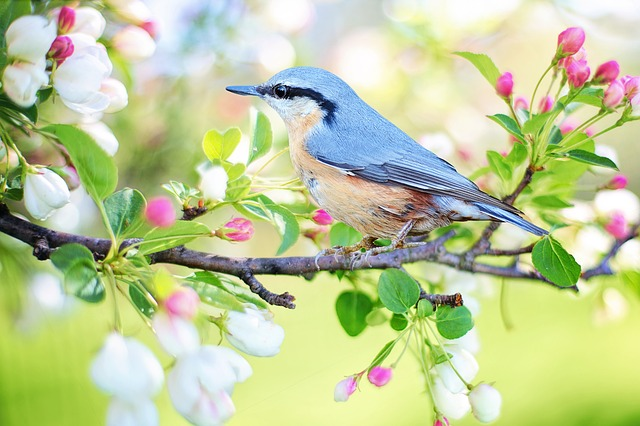
#> input picture Task0/Task0.2/Image Processing/Images/bird.jpg, 640 x 426 px, given in place of the camera
$ python test_task3.py
#> lines starting #> are read from the running program, lines starting #| are printed output that depends on the picture; after the words box and inside, x2 and y2 are one past the last pixel; in counts of white or black regions, pixels touching at a corner belong together
#> in main, frame is the input picture: shape (426, 640, 3); mean B, G, R 154.3, 203, 191.5
#| (426, 640, 3)
###############################################################################
## Author: Team Supply Bot
## Edition: eYRC 2019-20
## Instructions: Do Not modify the basic skeletal structure of given APIs!!!
###############################################################################


######################
## Essential libraries
######################
import cv2
import numpy as np
import os
import math
import csv
import copy


############################################
## Build your algorithm in this function
## ip_image: is the array of the input image
## imshow helps you view that you have loaded
## the corresponding image
############################################
def process(ip_image):
    ###########################
    ## Your Code goes here
    ###########################
    img = ip_image
    img_o = img.copy()

    # applying bilateral filter to remove noise with edge preservation.
    b_filter = cv2.bilateralFilter(img,9,75,75)

    # defining the hsv ranges for green, red and white colour.
    low_green = np.array([25, 52, 72])
    high_green = np.array([55, 255, 255])

    low_red = np.array([170,150,100])
    high_red = np.array([180, 255, 255])

    white_lower = np.array([0,0,168])
    white_upper = np.array([179,100,255])

    # changing the colour space of filtered image.
    hsv = cv2.cvtColor(b_filter, cv2.COLOR_BGR2HSV)
#> hsv: shape (426, 640, 3); mean H, S, V 53.1, 81.7, 211

    # gray scale of filtered image.
    gray = cv2.cvtColor(b_filter, cv2.COLOR_BGR2GRAY)
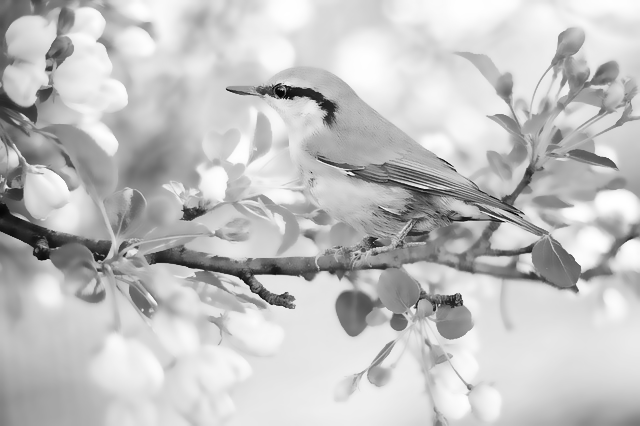
#> gray: shape (426, 640); min 7, max 255, mean 194.1

    # applying adaptive gaussian threshold to adapt different light illuminations.
    th = cv2.adaptiveThreshold(gray,255,cv2.ADAPTIVE_THRESH_GAUSSIAN_C,cv2.THRESH_BINARY_INV,17,8)
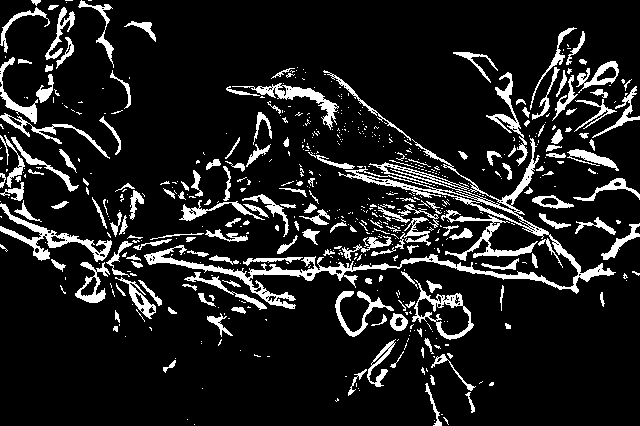
#> th: shape (426, 640); 12.1% white; 610 white regions (429 under 20 px), largest, box (x1, y1, x2, y2) and area: (144, 138, 616, 309) 6187, (0, 203, 112, 262) 1300, (441, 210, 538, 261) 942

    # defining kernel for morphological modification of image.
    kernel = np.ones((3,3),np.uint8)

    # function for morphologicalmodification(opening, closing and dilation).
    def morphological(image, flag):
#> called with flag = 1
        opening = cv2.morphologyEx(image, cv2.MORPH_OPEN, kernel)
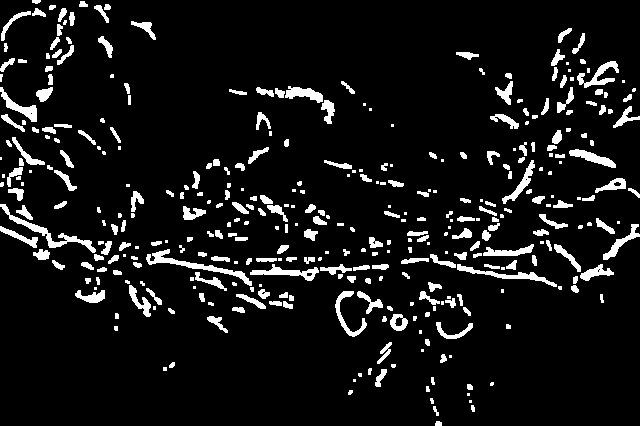
#> opening: shape (426, 640); 8.3% white; 369 white regions (117 under 20 px), largest, box (x1, y1, x2, y2) and area: (146, 249, 252, 286) 664, (0, 204, 96, 253) 638, (457, 264, 557, 287) 477
        closing = cv2.morphologyEx(opening, cv2.MORPH_CLOSE, kernel)
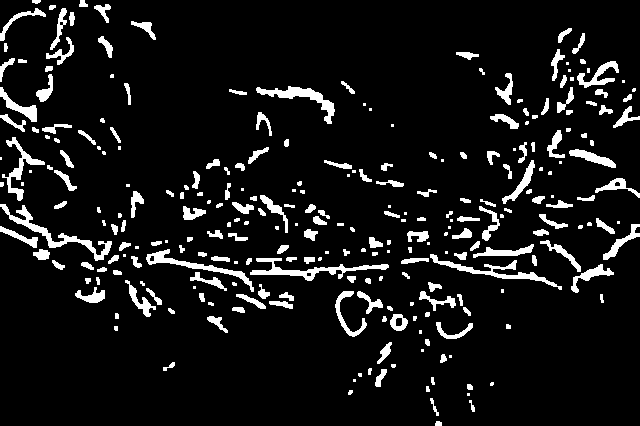
#> closing: shape (426, 640); 8.5% white; 275 white regions (78 under 20 px), largest, box (x1, y1, x2, y2) and area: (0, 204, 112, 261) 939, (250, 258, 389, 281) 871, (430, 254, 562, 290) 767
        # if second argument is 1 then dilation will be done.
        if flag == 1:
            dilation = cv2.dilate(closing,kernel,iterations = 1)
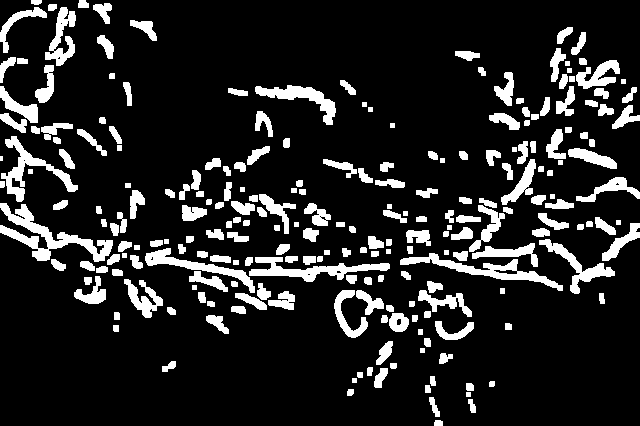
#> dilation: shape (426, 640); 14.2% white; 236 white regions (1 under 20 px)
            return dilation
        return closing

    # function for computing center of a contour.
    def center(contour):
        M = cv2.moments(contour)
        c1 = int(M["m10"] / M["m00"])
        c2 = int(M["m01"] / M["m00"])
        return c1,c2

    # function for detecting red and green coins.
    # detects multiple coins in the inner black ring.
    def coin_det(cnts):
        new = []
        distance = []
        for i in range(len(cnts)):
            m = cv2.moments(cnts[i])
            x = int(m["m10"] / m["m00"])
            y = int(m["m01"] / m["m00"])
            # finding distance between center of white circle and the center of coloured contour
            dist = math.sqrt(((x2-x)**2)+((y2-y)**2))
            # since, inside state all red and green unwanted noise are inside inner black ring
            #(contd..) the red and green contour which is far away from center is definitely a coin.
            distance.append(dist)
        maximum = max(distance)
        for i in range(len(cnts)):
            # checking for other coins with same distance as first detected coin with
            # (contd..) error(distance) range of is 10 pixels
            if abs(distance[i] - maximum) <= 10:
                new.append(cnts[i])
        return new

    # function for drawing contours.
    def draw_coins(contours):
        coordinates = []
        for i in contours:
            (x,y),radius = cv2.minEnclosingCircle(i)
            center = (int(x),int(y))
            radius = int(radius)
            coordinates.append((x,y))
            cv2.circle(img_o, center, radius,(255,0,0), 2)
        return coordinates

    # applying morphological threshold to gaussian threshold to remove noise.
    morph = morphological(th, 1)

    # finding contours and sorting them according to area(descending order).
    contours, hierarchy = cv2.findContours(morph, cv2.RETR_TREE, cv2.CHAIN_APPROX_SIMPLE)
#> contours = 249 contours, 37 with area under 20; largest, box (x1, y1, x2, y2) and area: (0, 203, 113, 262) 1714, (400, 253, 563, 291) 1265, (249, 257, 390, 282) 1148, (1, 136, 78, 202) 1036, (255, 85, 336, 125) 906
    cnts = sorted(contours, key=cv2.contourArea, reverse=True)
#> cnts has the same summary as contours

    # isolating only the state ie) the outer black circle.
    # this done by picking the contour with largest area which is a circle.
    # for checking shape contour approximation is used.
    for i in range(len(cnts)) :
        epsilon = 0.01*cv2.arcLength(cnts[i], True)
        approx = cv2.approxPolyDP(cnts[i], epsilon, True)
        # if len(approx) >= 12 then it will be a circle mostly.
        if len(approx) >= 12:
            j = i
            break
#> this loop made 1 pass
#> (epsilon, j) on pass 1: (5.9, 0)

    # creating dummy image
    dummy = np.zeros(img.shape[0:2], np.uint8)
    # creating a mask for state and its done by filling the biggest circular contour with white pixels in dummy image.
    state = cv2.drawContours(dummy, cnts, j, (255,255,255), -1)
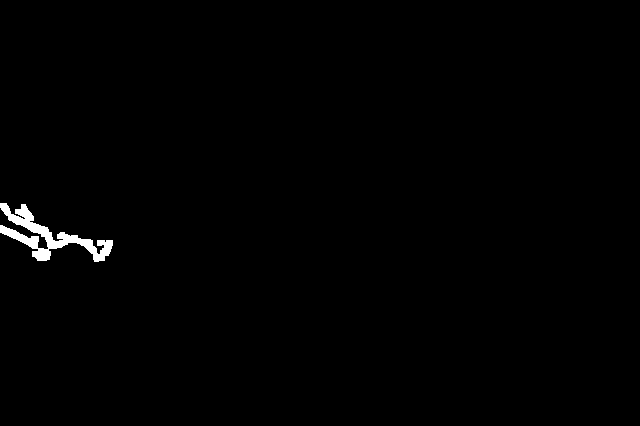
#> state: shape (426, 640); 0.73% white; 1 white region, box (x1, y1, x2, y2) and area: (0, 203, 113, 262) 1978

    # bitwise_and to get only the state.
    res = cv2.bitwise_and(b_filter ,b_filter, mask = state)

    hsv = cv2.cvtColor(res, cv2.COLOR_BGR2HSV)
#> hsv: shape (426, 640, 3); mean H, S, V 0.6, 0.5, 0.5

    # masking for white, green and red colours in the state.
    mask = cv2.inRange(hsv, white_lower, white_upper)
#> mask: shape (426, 640); 0.04% white in thin lines or dots, all inside (x1, y1, x2, y2) = (3, 204, 113, 261)
    mask1 = cv2.inRange(hsv, low_green, high_green)
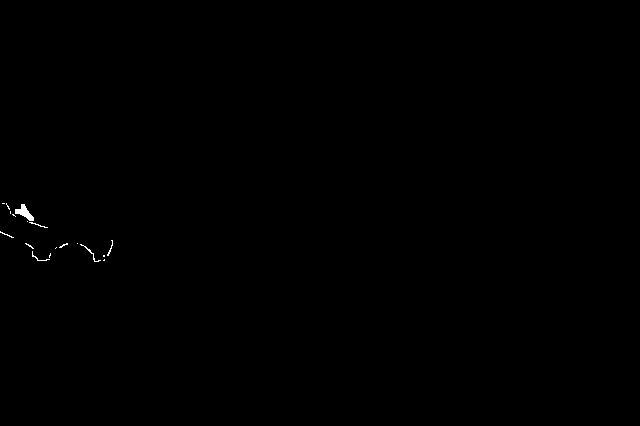
#> mask1: shape (426, 640); 0.13% white; 18 white regions (12 under 20 px), largest, box (x1, y1, x2, y2) and area: (15, 204, 34, 221) 148, (80, 244, 101, 262) 41, (32, 251, 50, 261) 29, (29, 222, 48, 228) 25, (107, 240, 113, 256) 25, (0, 231, 14, 238) 20
    mask2 = cv2.inRange(hsv, low_red, high_red)
#> mask2: shape (426, 640); every value is 0

    # denoising of masks
    mask3 = morphological(mask, 0)
    mask4 = morphological(mask1, 0)
#> in morphological (call 3), `opening = cv2.morphologyEx(image, cv2.MORPH_OPEN, kernel)`: opening: shape (426, 640); 0.05% white; 1 white region, box (x1, y1, x2, y2) and area: (15, 204, 34, 221) 148
    mask5 = morphological(mask2, 0)

    # finding center of the state.
    c1, c2 = center(cnts[0])
#> in center, `M = cv2.moments(contour)`: M = moments, m00 1714, centre m10/m00, m01/m00 = (47.63, 235.9)
#> in center, `c1 = int(M["m10"] / M["m00"])`: c1 = 47
#> in center, `c2 = int(M["m01"] / M["m00"])`: c2 = 235
#> c1 = 47; c2 = 235

    # finding contours in denoised white mask.
    contours2, hierarchy2 = cv2.findContours(mask3, cv2.RETR_TREE, cv2.CHAIN_APPROX_SIMPLE)
#> contours2 = []

    distance = []
    new = []
    # finding distance between center of the state and all the contours in mask3.
    for i in range(len(contours2)):
        area = cv2.contourArea(contours2[i])
        hull = cv2.convexHull(contours2[i])
        hullarea = cv2.contourArea(hull)
        solidity = area/float(hullarea)
        if solidity >= 0.9 :
            new.append(contours2[i])
            point = contours2[i][0]
            dist = math.sqrt(((c1-point[0][0])**2)+((c2-point[0][1])**2))
            distance.append(dist)
#> this loop made 0 passes
#> after the loop, distance = []; new = []

    # the contour which is near to the center of the state is the center white circle.
    a = distance.copy()
#> a = []
    a.sort()
#> (the run stopped early here; a loop or call above may not have finished)

$ run again, on Task0/Task0.2/Image Processing/Images/flowers.jpg
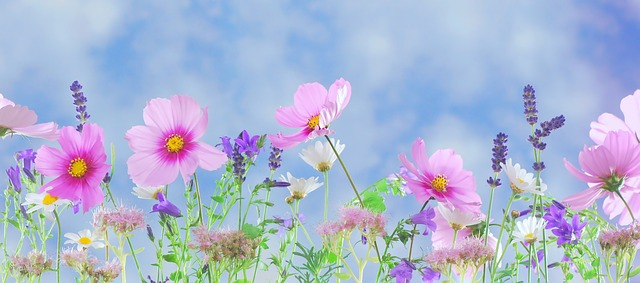
#> input picture Task0/Task0.2/Image Processing/Images/flowers.jpg, 640 x 283 px, given in place of the camera
#> in main, frame is the input picture: shape (283, 640, 3); mean B, G, R 209, 182.4, 172.4
#| (283, 640, 3)
#> in process, `th = cv2.adaptiveThreshold(gray,255,cv2.ADAPTIVE_THRESH_GAUSSIAN_C,cv2..`:
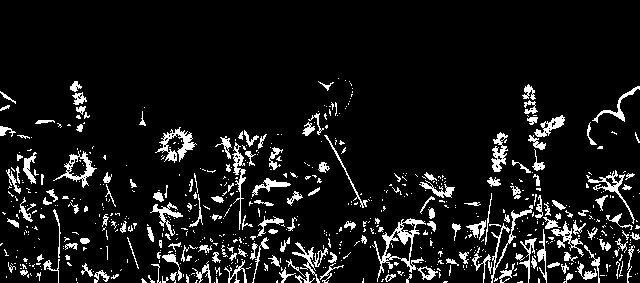
#> th: shape (283, 640); 8.9% white in thin lines or dots, all inside (x1, y1, x2, y2) = (0, 78, 640, 283)
#> opening: shape (283, 640); 4.1% white; 254 white regions (126 under 20 px), largest, box (x1, y1, x2, y2) and area: (175, 129, 194, 158) 230, (23, 156, 35, 182) 155, (265, 178, 290, 190) 146
#> closing: shape (283, 640); 4.2% white; 210 white regions (95 under 20 px), largest, box (x1, y1, x2, y2) and area: (175, 129, 194, 158) 237, (383, 228, 416, 245) 224, (536, 117, 564, 137) 220
#> in morphological, `dilation = cv2.dilate(closing,kernel,iterations = 1)`:
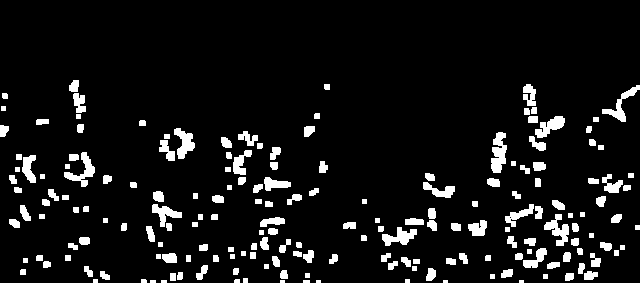
#> dilation: shape (283, 640); 7.9% white; 187 white regions (6 under 20 px)
#> contours = 188 contours, 41 with area under 20; largest, box (x1, y1, x2, y2) and area: (491, 132, 507, 173) 377, (64, 152, 95, 187) 312, (174, 128, 195, 159) 306, (544, 214, 569, 246) 304, (382, 227, 417, 246) 296
#> cnts has the same summary as contours
#> the loop in process, `for i in range(len(cnts)) :` made 1 pass
#> (epsilon, j) on pass 1: (1.44, 0)
#> state: shape (283, 640); 0.25% white; 1 white region, box (x1, y1, x2, y2) and area: (491, 132, 507, 173) 444
#> mask: shape (283, 640); 0.06% white in thin lines or dots, all inside (x1, y1, x2, y2) = (491, 132, 507, 173)
#> mask1: shape (283, 640); every value is 0
#> M = moments, m00 377, centre m10/m00, m01/m00 = (498.3, 153)
#> in center, `c1 = int(M["m10"] / M["m00"])`: c1 = 498
#> in center, `c2 = int(M["m01"] / M["m00"])`: c2 = 152
#> in process, `c1, c2 = center(cnts[0])`: c1 = 498; c2 = 152
#> contours2 = []

$ run again, on Task0/Task0.2/Image Processing/Images/horse.jpg
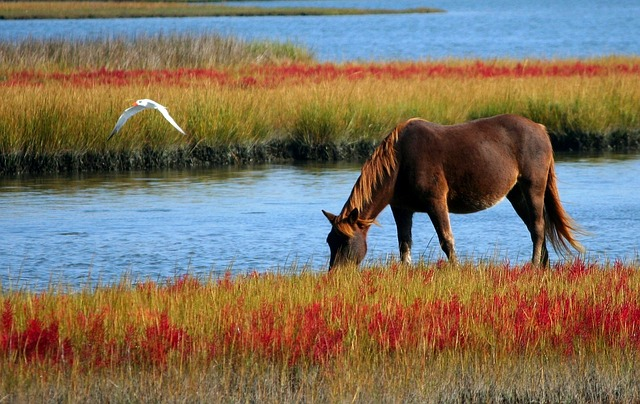
#> input picture Task0/Task0.2/Image Processing/Images/horse.jpg, 640 x 404 px, given in place of the camera
#> in main, frame is the input picture: shape (404, 640, 3); mean B, G, R 95.9, 113.2, 126.6
#| (404, 640, 3)
#> in process, `th = cv2.adaptiveThreshold(gray,255,cv2.ADAPTIVE_THRESH_GAUSSIAN_C,cv2..`:
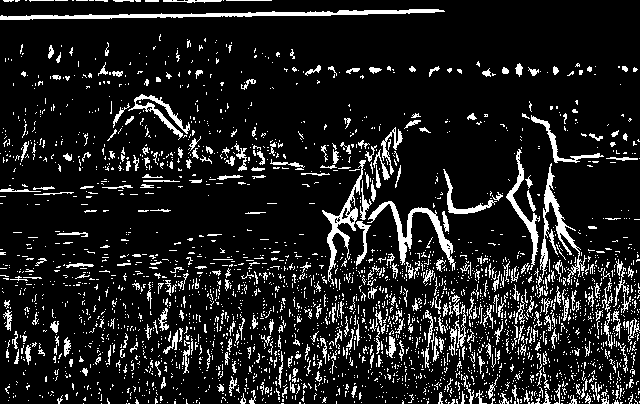
#> th: shape (404, 640); 12% white in thin lines or dots
#> opening: shape (404, 640); 4% white; 266 white regions (169 under 20 px), largest, box (x1, y1, x2, y2) and area: (0, 11, 333, 20) 1263, (370, 201, 453, 262) 1033, (507, 164, 538, 261) 580
#> closing: shape (404, 640); 4.1% white; 240 white regions (141 under 20 px), largest, box (x1, y1, x2, y2) and area: (0, 11, 333, 20) 1274, (370, 201, 453, 262) 1139, (507, 164, 538, 261) 586
#> dilation: shape (404, 640); 7.4% white; 227 white regions (7 under 20 px)
#> contours = 236 contours, 69 with area under 20; largest, box (x1, y1, x2, y2) and area: (0, 10, 334, 21) 1636, (369, 200, 456, 268) 1508, (323, 175, 370, 268) 1380, (506, 163, 539, 262) 776, (135, 94, 188, 138) 753
#> cnts has the same summary as contours
#> the loop in process, `for i in range(len(cnts)) :` made 2 passes
#> (epsilon, j) on pass 2: (4.75, 1)
#> in process, `state = cv2.drawContours(dummy, cnts, j, (255,255,255), -1)`:
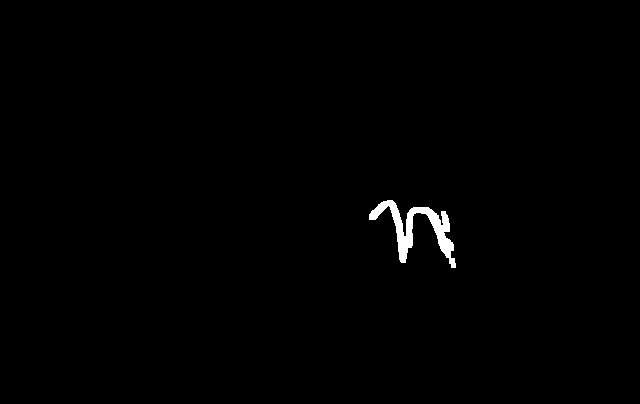
#> state: shape (404, 640); 0.67% white; 1 white region, box (x1, y1, x2, y2) and area: (369, 200, 456, 268) 1722
#> mask: shape (404, 640); 0.06% white in thin lines or dots, all inside (x1, y1, x2, y2) = (376, 205, 455, 261)
#> mask1: shape (404, 640); every value is 0
#> M = moments, m00 1635.5, centre m10/m00, m01/m00 = (167.2, 15.23)
#> in center, `c1 = int(M["m10"] / M["m00"])`: c1 = 167
#> in center, `c2 = int(M["m01"] / M["m00"])`: c2 = 15
#> in process, `c1, c2 = center(cnts[0])`: c1 = 167; c2 = 15
#> contours2 = []
